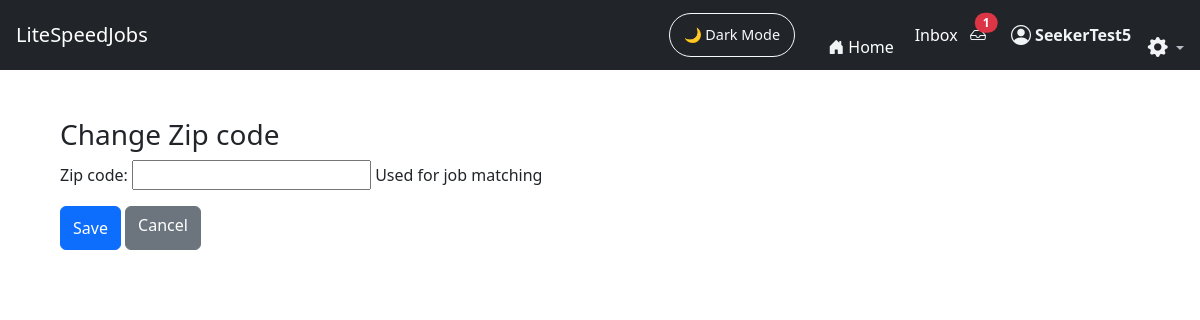
/JobFinder_app/settings/zip_code/ (signed in), run on an earlier commit of the app's database.
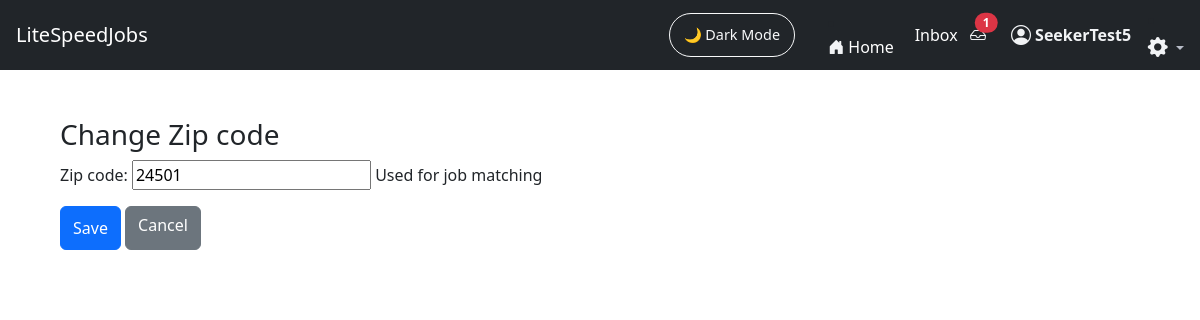
And on a later commit of the database.
### JobFinder_app/models.py (models this page shows, shortened)
class Profile(models.Model):
    ROLE_CHOICES = (
        ("seeker", "Job Seeker"),
        ("employer", "Employer"),
    )
    user = models.OneToOneField(
        User,
        on_delete=models.CASCADE,
        related_name="profile"
    )
    role = models.CharField(
        max_length=20,
        choices=ROLE_CHOICES,
        blank=True
    )
    zip_code = models.CharField(
        max_length=10,
        blank=True,
        null=True,
        help_text="Used for job matching"
    )

### JobFinder_app/views.py (the view)
# urls.py: path("settings/zip_code/", views.change_zipcode, name="change_zipcode"),
@login_required
def change_zipcode(request):
    profile = request.user.profile  # 👈 THIS IS CRITICAL
    if request.method == "POST":
        form = ZipcodeChangeForm(request.POST, instance=profile)
        if form.is_valid():
            form.save()
            messages.success(request, "ZIP code updated successfully.")
            return redirect("account_settings")
    else:
        form = ZipcodeChangeForm(instance=profile)
    return render(request, "JobFinder_app/change_zipcode.html", {
        "form": form
    })

### JobFinder_app/forms.py (shortened to what this page needs)
class ZipcodeChangeForm(forms.ModelForm):
    class Meta:
        model = Profile
        fields = ["zip_code"]

### JobFinder_app/context_processors.py (called while the page is built)
def unread_message_count(request):
    if request.user.is_authenticated:
        return {
            "unread_count": Message.objects.filter(
                receiver=request.user,
                is_read=False
            ).count()
        }
    return {}

### JobFinder_app/templates/JobFinder_app/change_zipcode.html (shortened to what this page needs)
{% extends "JobFinder_app/base.html" %}
{% block content %}
<div class="container mt-4">
    <h3>Change Zip code</h3>
    <form method="POST">
        {{ form.as_p }}
        <button class="btn btn-primary">Save</button>
        <a href="{% url 'account_settings' %}" class="btn btn-secondary">Cancel</a>
    </form>
</div>
{% endblock %}

What changed in the data, as far as the page shows it:
changed Profile: zip_code (not shown) → "24501"
